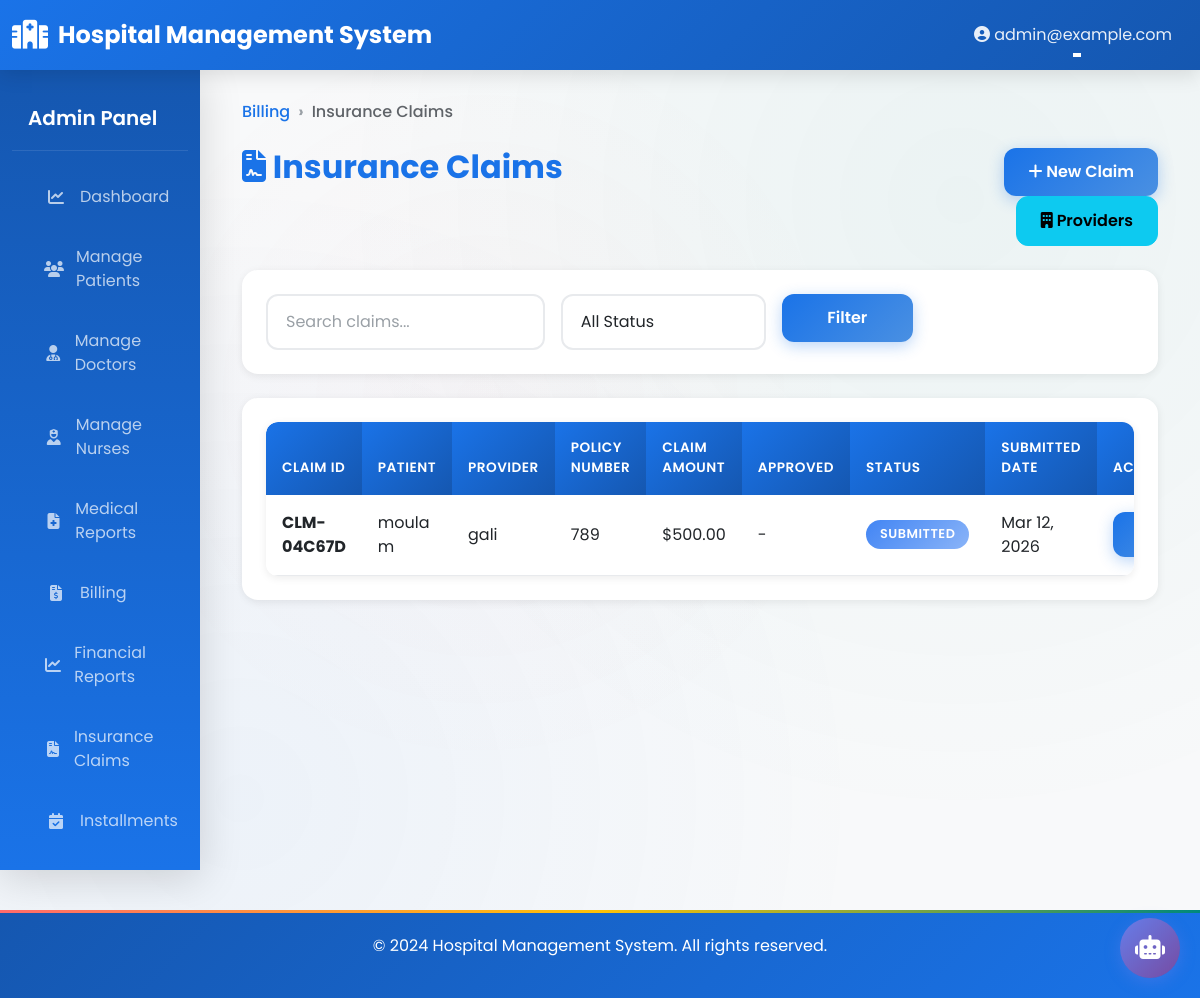
Screenshot of /billing/insurance-claims/ (signed in) with the database file from the repository.
### accounts/models.py (models this page shows, shortened)
class CustomUser(AbstractUser):
    ROLE_CHOICES = (
        ('ADMIN', 'Administrator'),
        ('DOCTOR', 'Doctor'),
        ('NURSE', 'Nurse'),
        ('PHARMACIST', 'Pharmacist'),
        ('RECEPTIONIST', 'Receptionist'),
        ('PATIENT', 'Patient'),
    )
    role = models.CharField(max_length=20, choices=ROLE_CHOICES, default='PATIENT')
    phone = models.CharField(max_length=20, blank=True, null=True)
    address = models.TextField(blank=True, null=True)
    city = models.CharField(max_length=100, blank=True, null=True)
    state = models.CharField(max_length=100, blank=True, null=True)
    profile_picture = models.ImageField(upload_to='profile_pictures/', blank=True, null=True)
    created_at = models.DateTimeField(auto_now_add=True)
    updated_at = models.DateTimeField(auto_now=True)
    is_active_user = models.BooleanField(default=True)
    class Meta:
        ordering = ['-created_at']
        indexes = [
            models.Index(fields=['role']),
            models.Index(fields=['email']),
        ]

class Patient(models.Model):
    BLOOD_GROUP_CHOICES = (
        ('A+', 'A+'),
        ('A-', 'A-'),
        ('B+', 'B+'),
        ('B-', 'B-'),
        ('AB+', 'AB+'),
        ('AB-', 'AB-'),
        ('O+', 'O+'),
        ('O-', 'O-'),
    )
    GENDER_CHOICES = (
        ('M', 'Male'),
        ('F', 'Female'),
        ('O', 'Other'),
    )
    STATUS_CHOICES = (
        ('ADMITTED', 'Admitted'),
        ('DISCHARGED', 'Discharged'),
        ('OUTPATIENT', 'Outpatient'),
    )
    user = models.OneToOneField(CustomUser, on_delete=models.CASCADE, related_name='patient_profile')
    patient_id = models.CharField(max_length=50, unique=True)
    date_of_birth = models.DateField()
    gender = models.CharField(max_length=1, choices=GENDER_CHOICES)
    blood_group = models.CharField(max_length=5, choices=BLOOD_GROUP_CHOICES, blank=True, null=True)
    emergency_contact = models.CharField(max_length=20)
    emergency_contact_name = models.CharField(max_length=100)
    allergies = models.TextField(blank=True, null=True)
    medical_history = models.TextField(blank=True, null=True)
    assigned_doctor = models.ForeignKey(Doctor, on_delete=models.SET_NULL, null=True, blank=True,
                                        related_name='patients')
    assigned_nurse = models.ForeignKey(Nurse, on_delete=models.SET_NULL, null=True, blank=True,
                                       related_name='patients')
    admission_status = models.CharField(max_length=20, choices=STATUS_CHOICES, default='OUTPATIENT')
    admission_date = models.DateTimeField(null=True, blank=True)
    discharge_date = models.DateTimeField(null=True, blank=True)
    discharge_summary = models.TextField(blank=True, null=True)
    created_at = models.DateTimeField(auto_now_add=True)
    updated_at = models.DateTimeField(auto_now=True)
    class Meta:
        ordering = ['-created_at']
        indexes = [
            models.Index(fields=['patient_id']),
            models.Index(fields=['admission_status']),
        ]

### billing/models.py (models this page shows, shortened)
class InsuranceClaim(models.Model):
    CLAIM_STATUS_CHOICES = (
        ('SUBMITTED', 'Submitted'),
        ('UNDER_REVIEW', 'Under Review'),
        ('PROCESSING', 'Processing'),
        ('APPROVED', 'Approved'),
        ('REJECTED', 'Rejected'),
        ('PARTIAL_APPROVED', 'Partially Approved'),
    )
    claim_id = models.CharField(max_length=50, unique=True)
    billing = models.ForeignKey('Billing', on_delete=models.CASCADE, related_name='insurance_claims')
    patient = models.ForeignKey(Patient, on_delete=models.CASCADE, related_name='insurance_claims')
    insurance_provider = models.ForeignKey(InsuranceProvider, on_delete=models.CASCADE, related_name='claims')
    policy_number = models.CharField(max_length=100)
    claim_amount = models.DecimalField(max_digits=10, decimal_places=2)
    approved_amount = models.DecimalField(max_digits=10, decimal_places=2, default=0)
    status = models.CharField(max_length=20, choices=CLAIM_STATUS_CHOICES, default='SUBMITTED')
    submitted_date = models.DateField()
    processed_date = models.DateField(blank=True, null=True)
    notes = models.TextField(blank=True)
    rejection_reason = models.TextField(blank=True)
    created_at = models.DateTimeField(auto_now_add=True)
    updated_at = models.DateTimeField(auto_now=True)
    class Meta:
        ordering = ['-created_at']

class InsuranceProvider(models.Model):
    name = models.CharField(max_length=200)
    code = models.CharField(max_length=50, unique=True)
    contact_number = models.CharField(max_length=20, blank=True)
    email = models.EmailField(blank=True)
    address = models.TextField(blank=True)
    is_active = models.BooleanField(default=True)
    created_at = models.DateTimeField(auto_now_add=True)

### billing/views.py (the view, shortened to what this page needs)
# urls.py: path('insurance-claims/', views.InsuranceClaimListView.as_view(), name='insurance_claim_list'),
class InsuranceClaimListView(LoginRequiredMixin, ReceptionistBillingMixin, ListView):
    model = InsuranceClaim
    template_name = 'billing/insurance_claim_list.html'
    context_object_name = 'claims'
    paginate_by = 20
    def get_queryset(self):
        queryset = InsuranceClaim.objects.select_related('patient__user', 'billing', 'insurance_provider')
        search = self.request.GET.get('search', '')
        status = self.request.GET.get('status', '')
        if status:
            queryset = queryset.filter(status=status)
        return queryset.order_by('-created_at')
    def get_context_data(self, **kwargs):
        context = super().get_context_data(**kwargs)
        context['search'] = self.request.GET.get('search', '')
        context['status_filter'] = self.request.GET.get('status', '')
        context['statuses'] = InsuranceClaim.CLAIM_STATUS_CHOICES
        return context

### billing/views.py (called while the page is built)
    def test_func(self):
        return self.request.user.role in ['RECEPTIONIST', 'ADMIN']

### templates/billing/insurance_claim_list.html (shortened to what this page needs)
{% extends "base.html" %}
{% block content %}
<nav aria-label="breadcrumb" class="mb-4">
    <ol class="breadcrumb">
        <li class="breadcrumb-item"><a href="{% url 'billing:billing_list' %}">Billing</a></li>
        <li class="breadcrumb-item active">Insurance Claims</li>
    </ol>
</nav>
<div class="row mb-4">
    <div class="col-md-8">
        <h2 style="color: var(--primary-color); font-weight: 700;">
            <i class="fas fa-file-contract"></i> Insurance Claims
        </h2>
    </div>
    <div class="col-md-4 text-end">
        <a href="{% url 'billing:create_insurance_claim' %}" class="btn btn-primary">
            <i class="fas fa-plus"></i> New Claim
        </a>
        <a href="{% url 'billing:insurance_provider_list' %}" class="btn btn-info">
            <i class="fas fa-building"></i> Providers
        </a>
    </div>
</div>
<div class="card mb-4">
    <div class="card-body">
        <form method="get" class="row g-3">
            <div class="col-md-4">
                <input type="text" name="search" class="form-control" placeholder="Search claims..." value="{{ search }}">
            </div>
            <div class="col-md-3">
                <select name="status" class="form-select">
                    <option value="">All Status</option>
                </select>
            </div>
            <div class="col-md-2">
                <button type="submit" class="btn btn-primary w-100">Filter</button>
            </div>
        </form>
    </div>
</div>
<div class="card">
    <div class="card-body">
        <div class="table-responsive">
            <table class="table table-hover">
                <thead>
                    <tr>
                        <th>Claim ID</th>
                        <th>Patient</th>
                        <th>Provider</th>
                        <th>Policy Number</th>
                        <th>Claim Amount</th>
                        <th>Approved</th>
                        <th>Status</th>
                        <th>Submitted Date</th>
                        <th>Actions</th>
                    </tr>
                </thead>
                <tbody>
                    {% for claim in claims %}
                    <tr>
                        <td><strong>{{ claim.claim_id }}</strong></td>
                        <td>{{ claim.patient.user.get_full_name }}</td>
                        <td>{{ claim.insurance_provider.name }}</td>
                        <td>{{ claim.policy_number }}</td>
                        <td>${{ claim.claim_amount }}</td>
                        <td>{% if claim.approved_amount %}${{ claim.approved_amount }}{% else %}-{% endif %}</td>
                        <td>
                            <span class="badge {% if claim.status == 'APPROVED' %}badge-success{% elif claim.status == 'REJECTED' %}badge-danger{% elif claim.status == 'UNDER_REVIEW' %}badge-warning{% else %}badge-info{% endif %}">
                                {{ claim.get_status_display }}
                            </span>
                        </td>
                        <td>{{ claim.submitted_date|date:"M d, Y" }}</td>
                        <td>
                            <a href="{% url 'billing:insurance_claim_detail' claim.pk %}" class="btn btn-sm btn-primary">
                            </a>
                        </td>
                    </tr>
                    {% empty %}
                    <tr>
                        <td colspan="9" class="text-center text-muted">No insurance claims found</td>
                    </tr>
                    {% endfor %}
                </tbody>
            </table>
        </div>
    </div>
</div>
{% endblock %}

### templates/base.html (shortened to what this page needs)
{% load static %}
<!DOCTYPE html>
<html lang="en">
<head>
    <link href="https://cdn.jsdelivr.net/npm/bootstrap@5.3.0/dist/css/bootstrap.min.css" rel="stylesheet">
    <link rel="stylesheet" href="https://cdnjs.cloudflare.com/ajax/libs/font-awesome/6.4.0/css/all.min.css">
    <link rel="stylesheet" href="{% static 'css/custom.css' %}">
</head>
<body>
    <nav class="navbar navbar-expand-lg navbar-dark sticky-top">
        <div class="container-fluid">
            <a class="navbar-brand" href="{% url 'home' %}">
                <i class="fas fa-hospital"></i> Hospital Management System
            </a>
            <div class="collapse navbar-collapse" id="navbarNav">
                <ul class="navbar-nav ms-auto">
                    {% if user.is_authenticated %}
                    <li class="nav-item dropdown">
                        <a class="nav-link dropdown-toggle" href="#" id="userDropdown" role="button" data-bs-toggle="dropdown">
                            <i class="fas fa-user-circle"></i> {{ user.get_full_name|default:user.email }}
                        </a>
                    </li>
                    {% else %}
                    <li class="nav-item">
                        <a class="nav-link" href="{% url 'accounts:role_choice' %}">Login</a>
                    </li>
                    {% endif %}
                </ul>
            </div>
        </div>
    </nav>
    <div class="container-fluid">
        <div class="row">
            {% if user.is_authenticated %}
            <nav class="col-md-2 d-md-block bg-light sidebar">
                <div class="position-sticky pt-3">
                    {% if user.role == 'ADMIN' %}
                        <h5 class="px-3 text-white mb-3">Admin Panel</h5>
                        <ul class="nav flex-column">
                            <li class="nav-item">
                                <a class="nav-link" href="{% url 'dashboard:admin_dashboard' %}">
                                    <i class="fas fa-chart-line"></i> Dashboard
                                </a>
                            </li>
                            <li class="nav-item">
                                <a class="nav-link" href="{% url 'patients:patient_list' %}">
                                    <i class="fas fa-users"></i> Manage Patients
                                </a>
                            </li>
                            <li class="nav-item">
                                <a class="nav-link" href="{% url 'doctors:doctor_list' %}">
                                    <i class="fas fa-user-md"></i> Manage Doctors
                                </a>
                            </li>
                            <li class="nav-item">
                                <a class="nav-link" href="{% url 'nurses:nurse_list' %}">
                                    <i class="fas fa-user-nurse"></i> Manage Nurses
                                </a>
                            </li>
                            <li class="nav-item">
                                <a class="nav-link" href="{% url 'reports:medical_report_list' %}">
                                    <i class="fas fa-file-medical"></i> Medical Reports
                                </a>
                            </li>
                            <li class="nav-item">
                                <a class="nav-link" href="{% url 'billing:billing_list' %}">
                                    <i class="fas fa-file-invoice-dollar"></i> Billing
                                </a>
                            </li>
                            <li class="nav-item">
                                <a class="nav-link" href="{% url 'billing:financial_reports' %}">
                                    <i class="fas fa-chart-line"></i> Financial Reports
                                </a>
                            </li>
                            <li class="nav-item">
                                <a class="nav-link" href="{% url 'billing:insurance_claim_list' %}">
                                    <i class="fas fa-file-contract"></i> Insurance Claims
                                </a>
                            </li>
                            <li class="nav-item">
                                <a class="nav-link" href="{% url 'billing:installment_plan_list' %}">
                                    <i class="fas fa-calendar-check"></i> Installments
                                </a>
                            </li>
                        </ul>
                    {% endif %}
                </div>
            </nav>
            {% endif %}
            <main class="col-md-{% if user.is_authenticated %}10{% else %}12{% endif %}">
                <div class="main-content">
                    {% block content %}{% endblock %}
                </div>
            </main>
        </div>
    </div>
    <footer class="footer">
        <p>&copy; 2024 Hospital Management System. All rights reserved.</p>
    </footer>
    {% if user.is_authenticated %}
    <div id="chat-widget">
        <button id="chat-toggle-btn" class="chat-toggle-btn" onclick="toggleChat()">
            <i class="fas fa-robot"></i>
        </button>
    </div>
    {% endif %}
</body>
</html>

### templates/base.html (style rules this page uses)
#chat-widget { position: fixed; bottom: 20px; right: 20px; z-index: 1000; }
.chat-toggle-btn { width: 60px; height: 60px; border-radius: 50%; background: linear-gradient(135deg, #667eea 0%, #764ba2 100%); border: none; color: white; font-size: 24px; cursor: pointer; box-shadow: 0 4px 15px rgba(102, 126, 234, 0.4); transition: transform 0.3s; }

### rows the page displays
CustomUser: get_full_name "admin@example.com"
InsuranceClaim: claim_id "CLM-04C67D", patient.user.get_full_name "moula m", insurance_provider.name "gali", policy_number "789", claim_amount "500.00", status "SUBMITTED", submitted_date "Mar 12, 2026"
